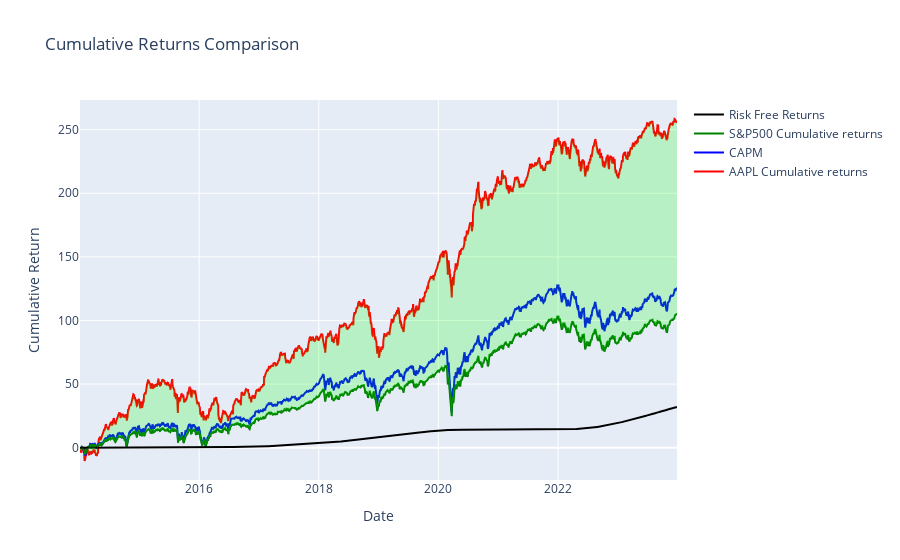

The notebook cell this image was saved under:
### Code cell
trace1 = go.Scatter(x=main['Date'], y=main[f'{tic}_cum_return'], mode='lines', name=f'{tic} Cumulative returns', line=dict(color='red'))

trace2 = go.Scatter(x=main['Date'], y=main['CAPM_cum'], mode='lines', name='CAPM', line=dict(color='blue'))
trace3 = go.Scatter(x=main['Date'], y=main['S&P500_cum_return'], mode='lines', name='S&P500 Cumulative returns', line=dict(color='green'))
trace4 = go.Scatter(x=main['Date'], y=main['cum_rf_rate'], mode='lines', name='Risk Free Returns', line=dict(color='black'))

# Create the figure
fig = go.Figure(data=[trace1, trace2, trace3, trace4])

# Fill between trace1 and trace3
fig.add_trace(go.Scatter(x=main['Date'], y=main[f'{tic}_cum_return'],
                         mode='lines', fill=None, showlegend=False,
                         line=dict(color='rgba(255,255,255,0)')))

fig.add_trace(go.Scatter(x=main['Date'], y=main['S&P500_cum_return'],
                         mode='lines', fill='tonexty', showlegend=False,
                         line=dict(color='green', width=0), fillcolor='rgba(0,255,0,0.2)'))



# Update layout
fig.update_layout(title='Cumulative Returns Comparison',
                  xaxis_title='Date',
                  yaxis_title='Cumulative Return',
                  hovermode='x unified')

fig.show()

### Figure 1 — Plotly figure (JSON) as saved in the notebook; plotly's stock layout.template omitted (floating-point values rounded to 4 significant figures; data arrays with more than 128 entries replaced by an {"elided": "..."} marker saying what was removed)
{"data": [{"line": {"color": "red"}, "mode": "lines", "name": "AAPL Cumulative returns", "type": "scatter", "x": {"elided": "2497 str values"}, "y": {"elided": "2497 float values"}}, {"line": {"color": "blue"}, "mode": "lines", "name": "CAPM", "type": "scatter", "x": {"elided": "2497 str values"}, "y": {"elided": "2497 float values"}}, {"line": {"color": "green"}, "mode": "lines", "name": "S&P500 Cumulative returns", "type": "scatter", "x": {"elided": "2497 str values"}, "y": {"elided": "2497 float values"}}, {"line": {"color": "black"}, "mode": "lines", "name": "Risk Free Returns", "type": "scatter", "x": {"elided": "2497 str values"}, "y": {"elided": "2497 float values"}}, {"line": {"color": "rgba(255,255,255,0)"}, "mode": "lines", "showlegend": false, "type": "scatter", "x": {"elided": "2497 str values"}, "y": {"elided": "2497 float values"}}, {"fill": "tonexty", "fillcolor": "rgba(0,255,0,0.2)", "line": {"color": "green", "width": 0}, "mode": "lines", "showlegend": false, "type": "scatter", "x": {"elided": "2497 str values"}, "y": {"elided": "2497 float values"}}], "layout": {"hovermode": "x unified", "title": {"text": "Cumulative Returns Comparison"}, "xaxis": {"title": {"text": "Date"}}, "yaxis": {"title": {"text": "Cumulative Return"}}}}
